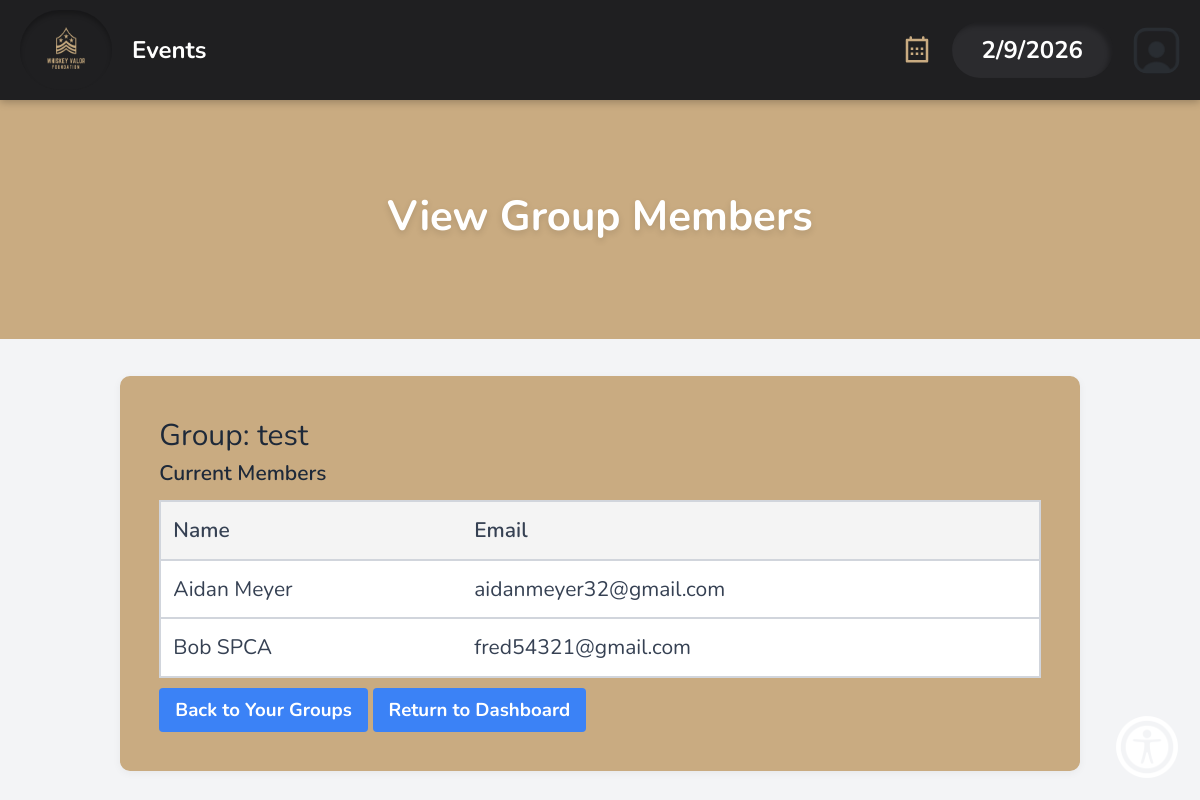
Page /volunteerViewGroupMembers.php?group_name=test (signed in) on the committed database.
### tables this page shows
CREATE TABLE `dbpersons` (
  `id` varchar(256) NOT NULL,
  `start_date` text,
  `first_name` text NOT NULL,
  `last_name` text,
  `street_address` text,
  `city` text,
  `state` varchar(2) DEFAULT NULL,
  `zip_code` text,
  `phone1` varchar(12) DEFAULT NULL,
  `over21` enum('true','false') DEFAULT NULL,
  `phone1type` text,
  `emergency_contact_phone` varchar(12) DEFAULT NULL,
  `emergency_contact_phone_type` text,
  `birthday` text,
  `email` text,
  `email_prefs` enum('true','false') DEFAULT NULL,
  `emergency_contact_first_name` text,
  `contact_num` varchar(255) DEFAULT 'n/a',
  `emergency_contact_relation` text,
  `contact_method` text,
  `type` text,
  `status` text,
  `notes` text,
  `password` text,
  `affiliation` varchar(100) DEFAULT NULL,
  `branch` varchar(100) DEFAULT NULL,
  `archived` tinyint(1) DEFAULT NULL,
  `emergency_contact_last_name` text
);

### database/dbGroups.php (called while the page is built, shortened)
<?php
function get_users_in_group($group_name) {
    $con = connect();
    $query = "SELECT dbpersons.id, dbpersons.first_name, dbpersons.last_name, dbpersons.email
              FROM dbpersons
              INNER JOIN user_groups ON dbpersons.id = user_groups.user_id
              WHERE user_groups.group_name = ?";
    $stmt = mysqli_prepare($con, $query);
    $users = [];
    if ($stmt) {
        mysqli_stmt_bind_param($stmt, "s", $group_name);
        mysqli_stmt_execute($stmt);
        $result = mysqli_stmt_get_result($stmt);
        while ($row = mysqli_fetch_assoc($result)) {
            $users[] = $row;
        }
    }
    return $users;
}

### volunteerViewGroupMembers.php (the view, shortened to what this page needs)
<!DOCTYPE html>
<html lang="en">
<head>
    <link href="css/normal_tw.css" rel="stylesheet">
    <?php require('header.php'); ?>
</head>
<body>
<header class="hero-header">
    <div class="center-header">
        <h1>View Group Members</h1>
    </div>
</header>
<main>
    <div class="main-content-box">
        <?php
        require_once('database/dbGroups.php');
        $selected_group = $_GET['group_name'] ?? '';
        if ($selected_group):
            echo "<h2 class='text-xl font-bold mb-4'>Group: " . htmlspecialchars($selected_group) . "</h2>";
            $members = get_users_in_group($selected_group);
        ?>
            <h3 class="text-lg font-semibold">Current Members</h3>
            <?php if (empty($members)): ?>
                <p>No members in this group.</p>
            <?php else: ?>
                <table>
                    <thead>
                        <tr>
                            <th>Name</th>
                            <th>Email</th>
                        </tr>
                    </thead>
                    <tbody>
                        <?php foreach ($members as $member):
                            $full_name = htmlspecialchars($member['first_name']) . " " . htmlspecialchars($member['last_name'] ?? '');
                            $email = htmlspecialchars($member['email']);
                        ?>
                            <tr>
                                <td><?= $full_name ?></td>
                                <td><?= $email ?></td>
                            </tr>
                        <?php endforeach; ?>
                    </tbody>
                </table>
            <?php endif; ?>
        <?php endif; ?>
        <div class="mt-6">
            <a href="volunteerViewGroup.php" class="btn">Back to Your Groups</a>
            <a href="index.php" class="btn">Return to Dashboard</a>
        </div>
    </div>
</main>
</body>
</html>

### volunteerViewGroupMembers.php (style rules this page uses)
table { width: 100%; margin-top: 10px; border-collapse: collapse; }
th, td { padding: 12px; border-bottom: 1px solid #ddd; text-align: left; }
th { background-color: #f4f4f4; font-weight: 600; }
.main-content-box { background: #ffffff; border-radius: 10px; padding: 2rem; box-shadow: 0 2px 8px rgba(0,0,0,0.05); margin: 0 auto; margin-top: 2rem; width: 80%; }
.btn { padding: 8px 16px; margin-top: 10px; text-decoration: none; border-radius: 4px; font-weight: bold; background-color: #3b82f6; color: white; display: inline-block; }

### rows in the picture
dbpersons: full_name "Aidan Meyer", email "aidanmeyer32@gmail.com"
dbpersons: full_name "Bob SPCA", email "fred54321@gmail.com"

### other values in the picture
$selected_group "test"
